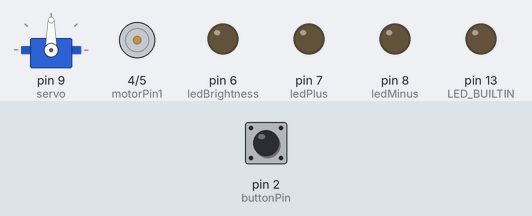
This sketch was run on a simulated Arduino Uno, built with avr-gcc and run on an emulated ATmega328P. On the bench: servo, motor-driver pin pairs drawn as motors (green arrow = first pin HIGH = forward, orange = second pin HIGH = backward, longer = more drive, scaled by the enable pin), output pins drawn as LEDs (lit = HIGH). The test bench sets the inputs (shaded band); at power-on: pin 2 (buttonPin) LOW.

Above: at 3.8 s.
3.9 s: pin 2 (buttonPin) pulled HIGH for 1.3 s
At 4.15 s:
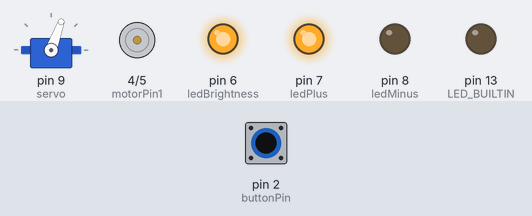
At 9.0 s:
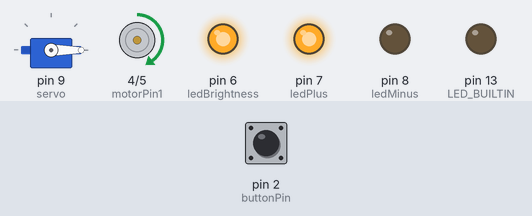
11.6 s: pin 2 (buttonPin) driven LOW
13.1 s: pin 2 (buttonPin) driven HIGH
At 19.0 s:
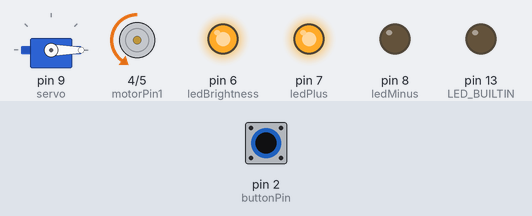
Timing chart, 0 to 21.8 s (numbered marks = the images above; inputs shaded):
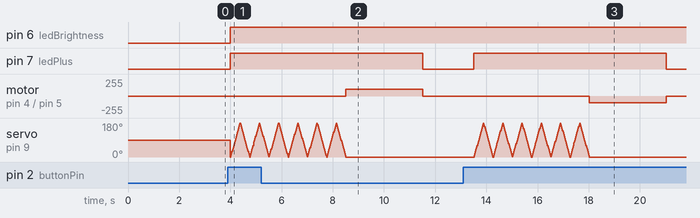

Measured:
- after the input at 11.6 s, every drawn part: stays the same

The sketch:

budka_new.ino
```cpp
#include <Servo.h>

// defines variables
long duration;
int distance;
int motorSpeed = 3; // скорость мотора
int motorPin1 = 4; //контакт 1 мотора
int motorPin2 = 5; // контакт 2 мотора
int ledBrightness = 6;  // яркость светодиода
int ledPlus = 7; // плюс светодиодов
int ledMinus = 8; // минус светодиодов

int buttonPin = 2;

int lastIsForward = 1;
int isDown = 0;
//int buttonScore = 0;
int buttonState;

Servo servo;

void setup() {
//  pinMode(buttonPin, INPUT_PULLUP);
  pinMode(buttonPin, INPUT);
  pinMode(LED_BUILTIN, OUTPUT);
  pinMode(motorSpeed, OUTPUT);
  pinMode(motorPin1, OUTPUT);
  pinMode(motorPin2, OUTPUT);
  pinMode(ledBrightness, OUTPUT);
  pinMode(ledPlus, OUTPUT);
  pinMode(ledMinus, OUTPUT);
  servo.attach(9);
  Serial.begin(9600); // Starts the serial communication
}
void loop() {
//int buttonState=0;
delay(1000);
 buttonState=(digitalRead(buttonPin));
if ( buttonState == 1 && isDown == 0){
  //start led, start motor
    isDown = 1;
    if (lastIsForward) {
        integrator();
        sweep_paper();
        lastIsForward = 0;
    }
    else {
        integrator();
        unsweep_paper();
        lastIsForward = 1;
    }
}
   else {
//    buttonScore = 0;
    //stop led, stop motor
    turn_all_off();
    isDown = 0;
   }
}

void led_on() {
    analogWrite(ledBrightness, 255);
    digitalWrite(ledPlus, HIGH);
    digitalWrite(ledMinus, LOW);
  }

void sweep_paper() {
    analogWrite(motorSpeed, 100);
    digitalWrite(motorPin1, HIGH);
    digitalWrite(motorPin2, LOW);
    delay(2000);
  }

void unsweep_paper() {
    analogWrite(motorSpeed, 100);
    digitalWrite(motorPin1, LOW);
    digitalWrite(motorPin2, HIGH);
    delay(2000);
  }

void turn_all_off() {
    digitalWrite(motorPin1, LOW);
    digitalWrite(motorPin2, LOW);
    digitalWrite(ledPlus, LOW);
    digitalWrite(ledMinus, LOW);
  }

void integrator() {
  led_on();
  for (int i = 1; i<=6; i++){
    for (int pos = 0; pos <= 180; pos += 1) { // goes from 0 degrees to 180 degrees
    // in steps of 1 degree
      servo.write(pos);              // tell servo to go to position in variable 'pos'
      delay(2);                       // waits 15ms for the servo to reach the position
    }
    for (int pos = 180; pos >= 0; pos -= 1) { // goes from 180 degrees to 0 degrees
      servo.write(pos);              // tell servo to go to position in variable 'pos'
      delay(2); // waits 15ms for the servo to reach the position
    }
  }
}
```
